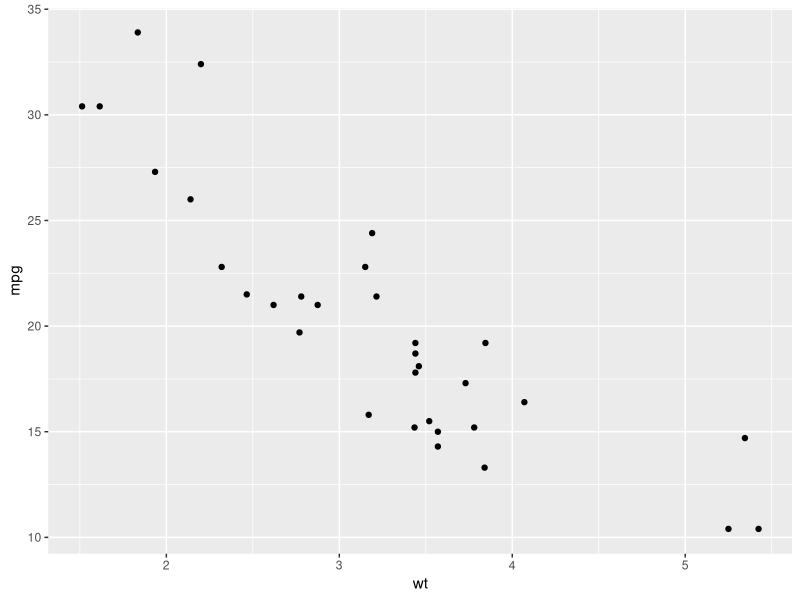
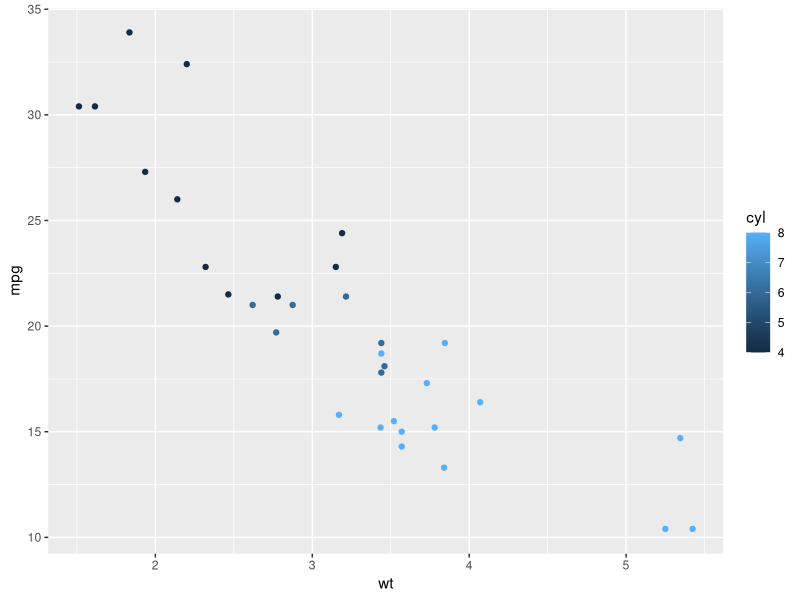
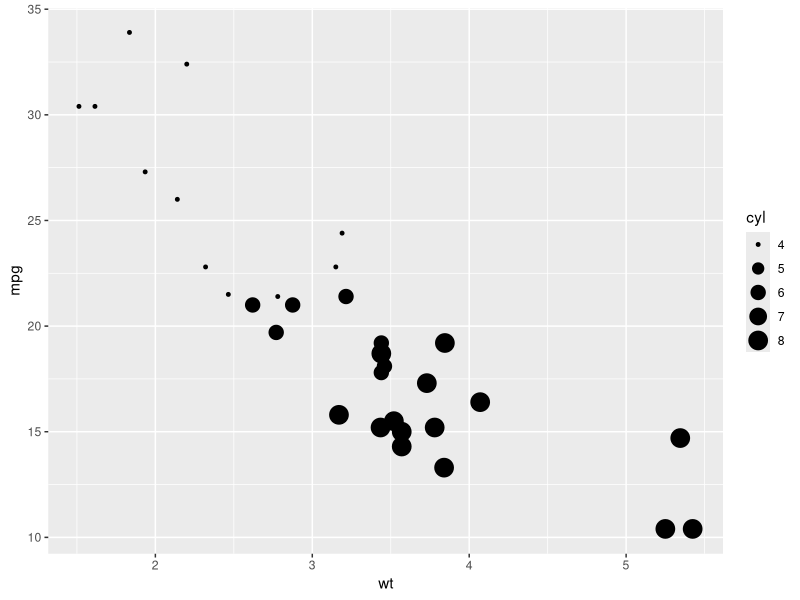
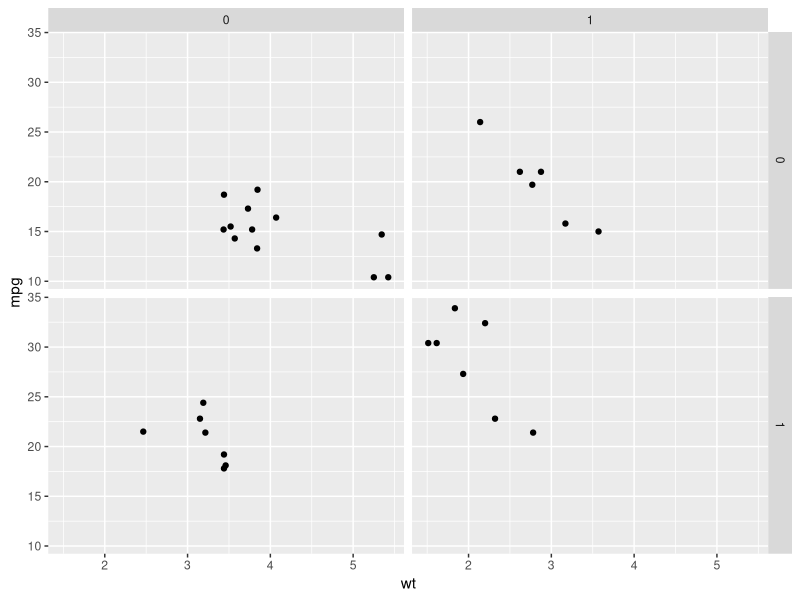
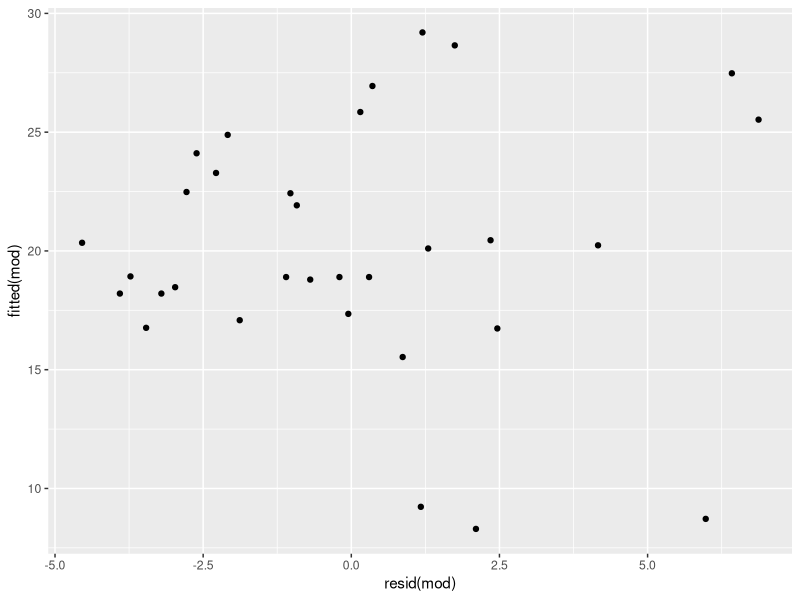
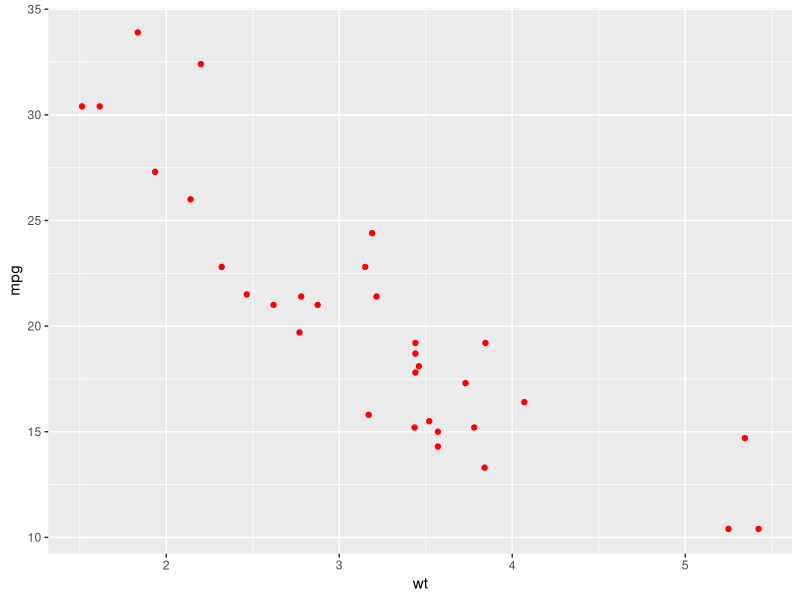
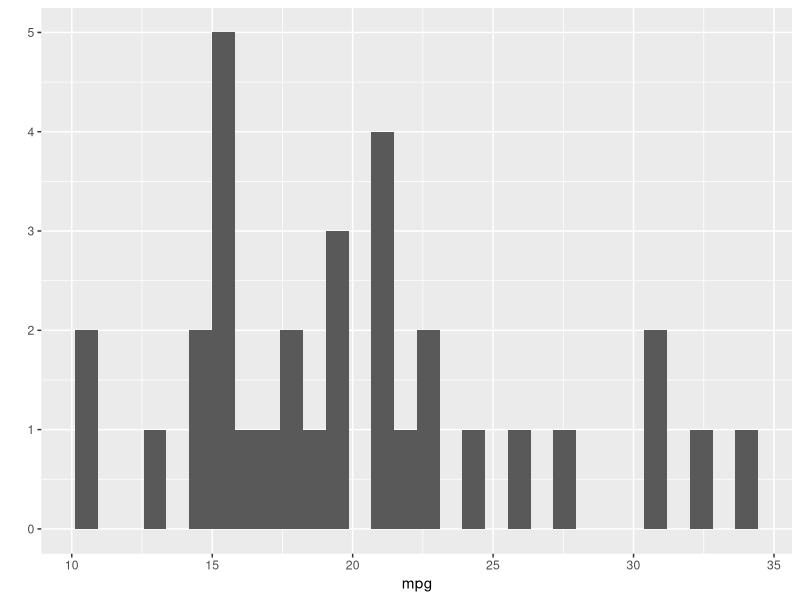
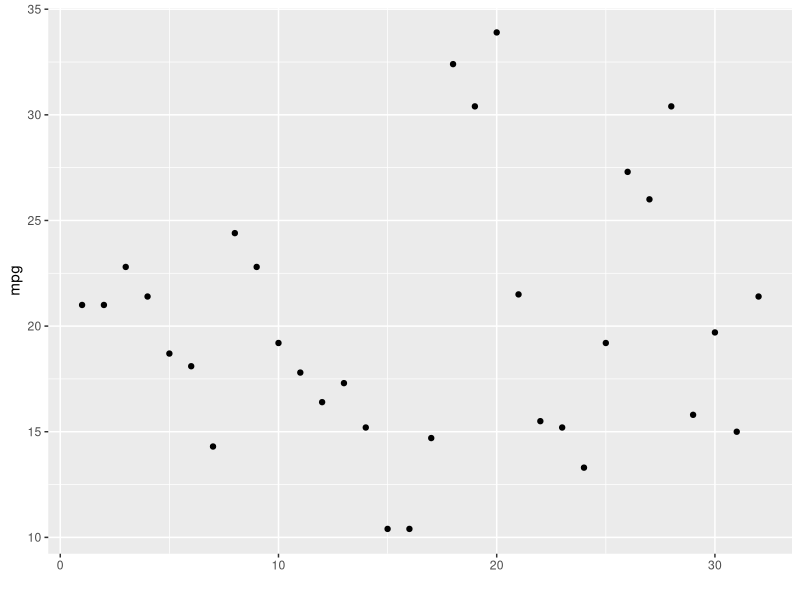

Here is the R script that generated these plots, in order:

#########################################
# Part 3: Exploratory Data Analysis     #
#########################################

library(ggplot2)
head(mtcars) # first few rows
help(mtcars) # help documentation, explanation of data

summary(mtcars) # first look at aggregate numbers

# how could we sort this data?
# what are the "factors"?
str(mtcars) # get the structure of the data

# factors include:
# cyl (number of cylinders)
# vs (V/S)
# am (transmission, 0=auto, 1=manual)
# gear (number of forward gears)
# carb (number of carburetors)

# How does MPG differ across different factors?

# We could use boxplots or histograms to compare 
# MPG distribution for different amounts of cylinders, 
# or we could do scatterplots of MPG versus other continuous
# (non-factor) variables (such as horsepower or weight).

# We can also simply plot the different columns one at a time
# to look for any obvious outliers.

# We can also look for missing values (NAs) to make sure we 
# don't have a column with an excessive amount of NAs.

# Let's focus on MPG versus weight
# qplot

# qplot1
qplot(wt, mpg, data=mtcars)

# qplot2
qplot(wt, mpg, data=mtcars, color=cyl)

# qplot3
qplot(wt, mpg, data=mtcars, size=cyl)

# qplot4
qplot(wt, mpg, data=mtcars, facets= vs~am)

mod <- lm(mpg~wt, data=mtcars)

# qplot5
qplot(resid(mod), fitted(mod))

# qplot6
qplot(wt, mpg, data=mtcars, color=I("red"))

# only x supplied = histogram
# qplot7
qplot(mpg, data=mtcars)


# only y = scatterplot, with x = seq_along(y)
# qplot8
qplot(y = mpg, data=mtcars)

# qplot9
qplot(factor(cyl), wt, data=mtcars, geom=c("boxplot", "jitter"))

# qplot10
qplot(mpg, data=mtcars, geom="dotplot")
